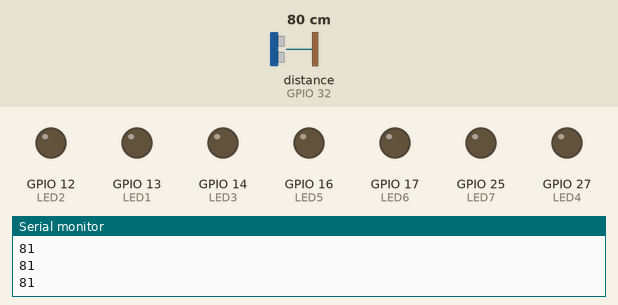
This sketch was run on a simulated ESP32. Shown: output pins drawn as LEDs (lit = HIGH), the last lines printed to the serial monitor. Wiring (inferred from the names in the program): ultrasonic range finder: trigger GPIO 33; echo GPIO 32. The test bench sets the inputs (shaded band); at power-on: distance to the obstacle (sensor on GPIO 32) 80 cm. The echo pulse lasts 58.3 µs per cm; pins used as bus, display or sensor lines are not drawn.

Above: at 1.2 s.
1.3 s: distance to the obstacle (sensor on GPIO 32) set to 38 cm
2.8 s: distance to the obstacle (sensor on GPIO 32) set to 32 cm
At 3.3 s:
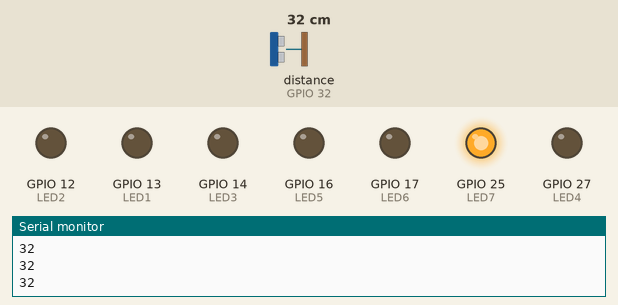
4.3 s: distance to the obstacle (sensor on GPIO 32) set to 28 cm
At 5.2 s:
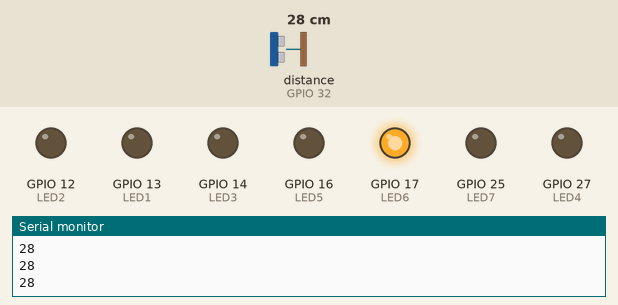
6.0 s: distance to the obstacle (sensor on GPIO 32) set to 2 cm
At 7.5 s:
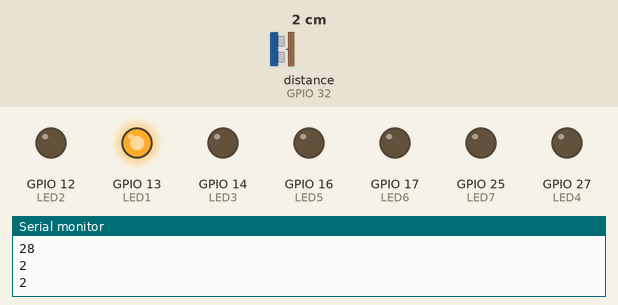
8.5 s: distance to the obstacle (sensor on GPIO 32) set to 4 cm
10.3 s: distance to the obstacle (sensor on GPIO 32) set to 7 cm
At 11.9 s:
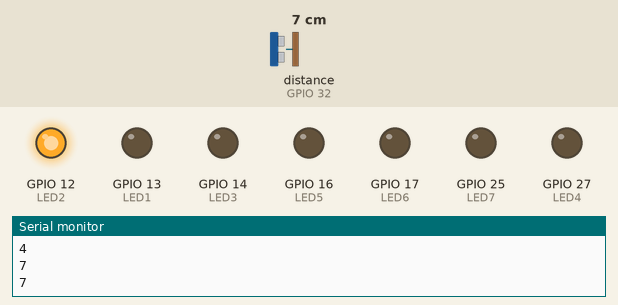
Timing chart, 0 to 13.4 s (numbered marks = the images above; inputs shaded):
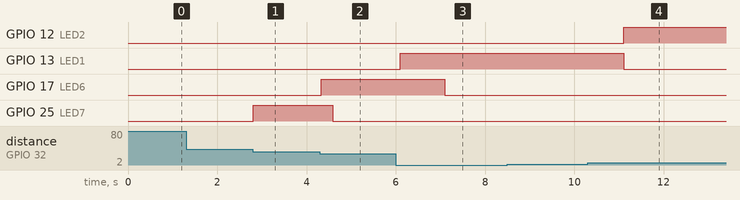

Measured:
- the behaviour switches between 36 and 35 cm on distance to the obstacle (sensor on GPIO 32) (found by bisection; images 0 and 1)
- the behaviour switches between 31 and 30 cm on distance to the obstacle (sensor on GPIO 32) (found by bisection; images 1 and 2)
- the behaviour switches between 5 and 6 cm on distance to the obstacle (sensor on GPIO 32) (found by bisection; images 3 and 4)
- after the input at 2.8 s, GPIO 25 (LED7): LOW → HIGH at once
- after the input at 4.3 s, GPIO 17 (LED6): LOW → HIGH at once; GPIO 25 (LED7): HIGH → LOW after 0.29 s
- after the input at 6.0 s, GPIO 13 (LED1): LOW → HIGH after 0.10 s; GPIO 17 (LED6): HIGH → LOW after 1.1 s
- after the input at 10.3 s, GPIO 12 (LED2): LOW → HIGH after 0.80 s; GPIO 13 (LED1): HIGH → LOW after 0.80 s

The sketch:

Magic_Color_Music_Box.ino
```cpp
/*
 * Filename: Magic_Color_Music_Box
 * Function: Ultrasound measures distance, controls a buzzer and 7 leds to simulate the Magic color music box
 * Compiling IDE：ARDUINO 2.3.3
 * Author: https://www.keyestudio.com/
*/
const int trig = 33;  //Set ultrasonic sensor Trig pin to IO33
const int echo = 32;  //Set ultrasonic sensor Echo pin to IO32
const int LED1 = 13;   //Set LED1 pin to IO13
const int LED2 = 12;   //Set LED2 pin to IO12
const int LED3 = 14;   //Set LED3 pin to IO14
const int LED4 = 27;   //Set LED4 pin to IO27
const int LED5 = 16;   //Set LED5 pin to IO16
const int LED6 = 17;   //Set LED6 pin to IO17
const int LED7 = 25;   //Set LED7 pin to IO25
const int beeppin = 18;  //Set passive buzzer pin to IO18

int duration = 0;  //Set duration initial value to 0
int distance = 0;  //Set distance initial value to 0

void setup() {
  Serial.begin(9600);     //Set baud rate to 9600
  pinMode(trig, OUTPUT);  //Set ultrasonic sensor Trig digital pin to output mode
  pinMode(echo, INPUT);   //Set ultrasonic sensor Echo digital pin to output mode
  pinMode(LED1, OUTPUT);  //Set LED1 digital pin to output mode
  pinMode(LED2, OUTPUT);  //Set LED2 digital pin to output mode
  pinMode(LED3, OUTPUT);  //Set LED3 digital pin to output mode
  pinMode(LED4, OUTPUT);  //Set LED4 digital pin to output mode
  pinMode(LED5, OUTPUT);  //Set LED5 digital pin to output mode
  pinMode(LED6, OUTPUT);  //Set LED6 digital pin to output mode
  pinMode(LED7, OUTPUT);  //Set LED7 digital pin to output mode
  pinMode(beeppin, OUTPUT); //Set passive buzzer digital pin to output mode
  ledcSetup(3, 2000, 8);  // Set passive buzzer channel to 3, frequency 2000, PWM resolution 8.
  ledcAttachPin(beeppin, 3);  // bind LEDC channel to passive buzzer IO port to output
  ledcWrite(3, 0); // stop playing
}
void loop(){
  //Keep trigPin output high for 10μs to trigger HC_SR04
  digitalWrite(trig, HIGH);
  delayMicroseconds(10);
  digitalWrite(trig, LOW);
  //Wait for HC-SR04 to return to high and measure this wait time
  duration = pulseIn(echo, HIGH);
  //Calculate distance based on time
  distance = (duration / 2) / 28.5;
  Serial.println(distance);  // print distance value
  if (distance > 0 && distance <= 5){  // If ultrasonic sensor detection distance ranges from 0~5cm
    digitalWrite(LED1, HIGH);  //LED1 on
    ledcSetup(3, 2000, 8);
    ledcAttachPin(beeppin, 3);
    ledcWrite(3, 262);  // passive buzzer plays tone do
    delay(1000);  //Delay 1000ms
  }
  else{  //Otherwise，ultrasonic sensor detection distance does not range from 0~5cm
    digitalWrite(LED1, LOW);  //LED1 off
    ledcSetup(3, 2000, 8);    // stop playing
    ledcAttachPin(beeppin, 3);
    ledcWrite(3, 0);
  }
  if (distance > 5 && distance <= 10){  //If ultrasonic sensor detection distance ranges from 5~10cm
    digitalWrite(LED2, HIGH);  //LED2 on
    ledcSetup(3, 2000, 8);
    ledcAttachPin(beeppin, 3);
    ledcWrite(3, 294);  //passive buzzer plays tone re
    delay(750);
  }
  else{  //Otherwise，ultrasonic sensor detection distance does not range from 5~10cm
    digitalWrite(LED2, LOW);  //LED2 off
    ledcSetup(3, 2000, 8);    // stop playing
    ledcAttachPin(beeppin, 3);
    ledcWrite(3, 0);
  }
  if (distance > 10 && distance <= 15){  //If ultrasonic sensor detection distance ranges from 10~15cm
    digitalWrite(LED3, HIGH);  //LED3 on
    ledcSetup(3, 2000, 8);
    ledcAttachPin(beeppin, 3);
    ledcWrite(3, 330);  //passive buzzer plays tone mi
    delay(625);
  }
  else{  //Otherwise，ultrasonic sensor detection distance does not range from 10~15cm
    digitalWrite(LED3, LOW);  //LED3 off
    ledcSetup(3, 2000, 8);    // stop playing
    ledcAttachPin(beeppin, 3);
    ledcWrite(3, 0);
  }
    if (distance > 15 && distance <= 20){  //If ultrasonic sensor detection distance ranges from 15~20cm
    digitalWrite(LED4, HIGH);  //LED4 on
    ledcSetup(3, 2000, 8);
    ledcAttachPin(beeppin, 3);
    ledcWrite(3, 349);  //passive buzzer plays tone fa
    delay(500);
  }
  else{  //Otherwise，ultrasonic sensor detection distance does not range from 15~20cm
    digitalWrite(LED4, LOW);  //LED4 off
    ledcSetup(3, 2000, 8);    // stop playing
    ledcAttachPin(beeppin, 3);
    ledcWrite(3, 0);
  }
  if (distance > 20 && distance <= 25){  //If ultrasonic sensor detection distance ranges from 20~25cm
    digitalWrite(LED5, HIGH);  //LED5 on
    ledcSetup(3, 2000, 8);
    ledcAttachPin(beeppin, 3);
    ledcWrite(3, 392);  //无源鸣器 plays tone so
    delay(375);
  }
  else{  //Otherwise，ultrasonic sensor detection distance does not range from 20~25cm
    digitalWrite(LED5, LOW);  //LED5 off
    ledcSetup(3, 2000, 8);    // stop playing
    ledcAttachPin(beeppin, 3);
    ledcWrite(3, 0);
  }
  if (distance > 25 && distance <= 30){  //If ultrasonic sensor detection distance ranges from 25~30cm
    digitalWrite(LED6, HIGH);  //LED6 on
    ledcSetup(3, 2000, 8);
    ledcAttachPin(beeppin, 3);
    ledcWrite(3, 440);   //passive buzzer plays tone la
    delay(250);
  }
  else{  //Otherwise，ultrasonic sensor detection distance does not range from 25~30cm
    digitalWrite(LED6, LOW);  //LED6 off
    ledcSetup(3, 2000, 8);    // stop playing
    ledcAttachPin(beeppin, 3);
    ledcWrite(3, 0);
  }
  if (distance > 30 && distance <= 35){  //If ultrasonic sensor detection distance ranges from 30~35cm
    digitalWrite(LED7, HIGH);  //LED7 on
    ledcSetup(3, 2000, 8);
    ledcAttachPin(beeppin, 3);
    ledcWrite(3, 494);  //passive buzzer plays tone si
    delay(125);
  }
  else{  //Otherwise，ultrasonic sensor detection distance does not range from 30~35cm
    digitalWrite(LED7, LOW);  //LED7 off
    ledcSetup(3, 2000, 8);    // stop playing
    ledcAttachPin(beeppin, 3);
    ledcWrite(3, 0);
  }
}
```
